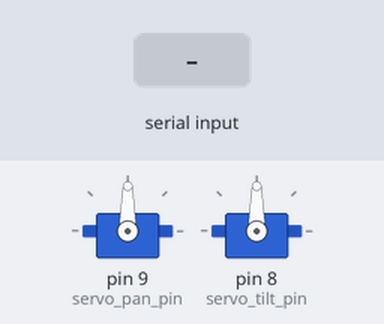
Recording of a sketch running on a simulated Arduino Uno, built with avr-gcc and run on an emulated ATmega328P. On the bench: 2 × servo. The test bench sets the inputs (shaded band).

Above: at 1.2 s.
1.3 s: "90,45\n" received over Serial
At 2.0 s:
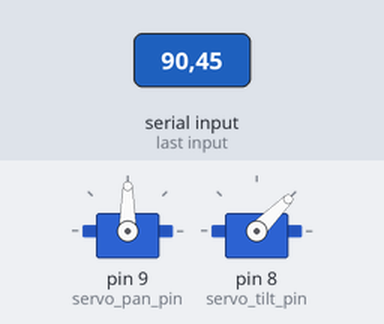
4.3 s: "30,150\n" received over Serial
At 5.5 s:
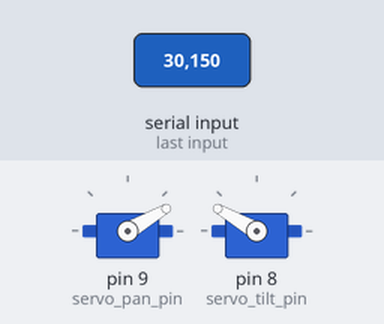
7.3 s: "90\n" received over Serial
At 9.4 s:
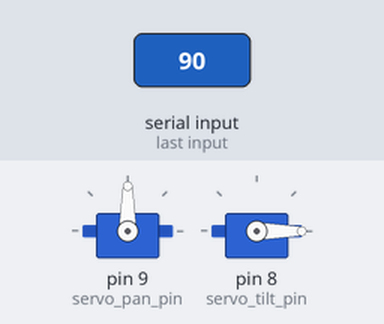
9.7 s: "200\n" received over Serial
At 11.5 s:
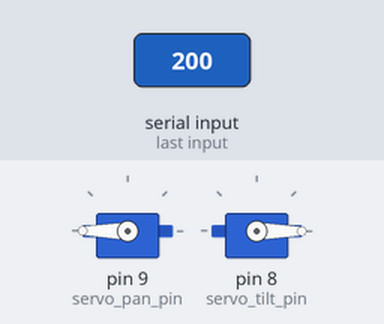
12.2 s: "1,90\n" received over Serial
At 12.7 s:
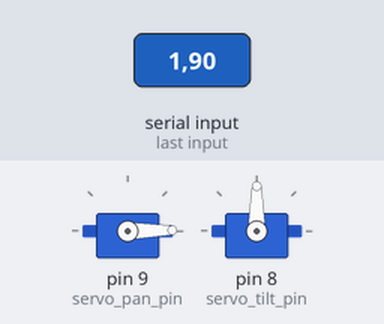
15.2 s: "1,90,45\n" received over Serial
At 16.9 s:
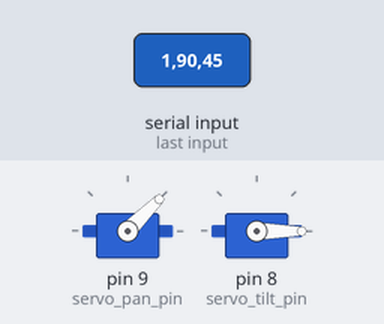
Timing chart, 0 to 18.4 s (numbered marks = the images above; inputs shaded):
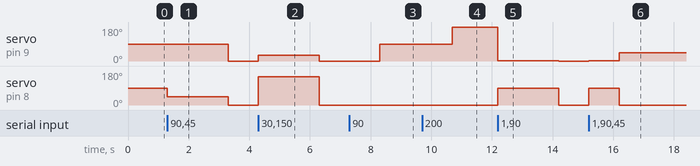

The sketch:

servo_tracker.ino
```cpp
// set servo position


#include <Servo.h>


const int servo_pan_pin = 9;
const int servo_tilt_pin = 8;

int pos_pan = 0;
int pos_tilt = 0;

Servo servo_pan;
Servo servo_tilt;

void setup()
{
  servo_pan.attach( servo_pan_pin );
  servo_tilt.attach( servo_tilt_pin );

  Serial.begin( 115200 );
}

void loop() {

  while( Serial.available() > 0 ) {
    int pos_pan = Serial.parseInt();
    int pos_tilt = Serial.parseInt();

    servo_pan.write( pos_pan );
    servo_tilt.write( pos_tilt );
  }

}
```

Measured:
- after the input at 1.3 s, servo on pin 9 (servo_pan_pin): 90° → 0° after 2.0 s; servo on pin 8 (servo_tilt_pin): 90° → 45° at once, → 0° 2.0 s later
- after the input at 4.3 s, servo on pin 9 (servo_pan_pin): 0° → 30° at once, → 0° 2.0 s later; servo on pin 8 (servo_tilt_pin): 0° → 150° at once, → 0° 2.0 s later
- after the input at 7.3 s, servo on pin 9 (servo_pan_pin): 0° → 90° after 1.0 s
- after the input at 9.7 s, servo on pin 9 (servo_pan_pin): 90° → 180° after 1.0 s
- after the input at 12.2 s, servo on pin 9 (servo_pan_pin): 180° → 1° at once, → 0° 2.0 s later; servo on pin 8 (servo_tilt_pin): 0° → 90° at once, → 0° 2.0 s later
- after the input at 15.2 s, servo on pin 9 (servo_pan_pin): 0° → 1° at once, → 45° 1.0 s later; servo on pin 8 (servo_tilt_pin): 0° → 90° at once, → 0° 1.0 s later
